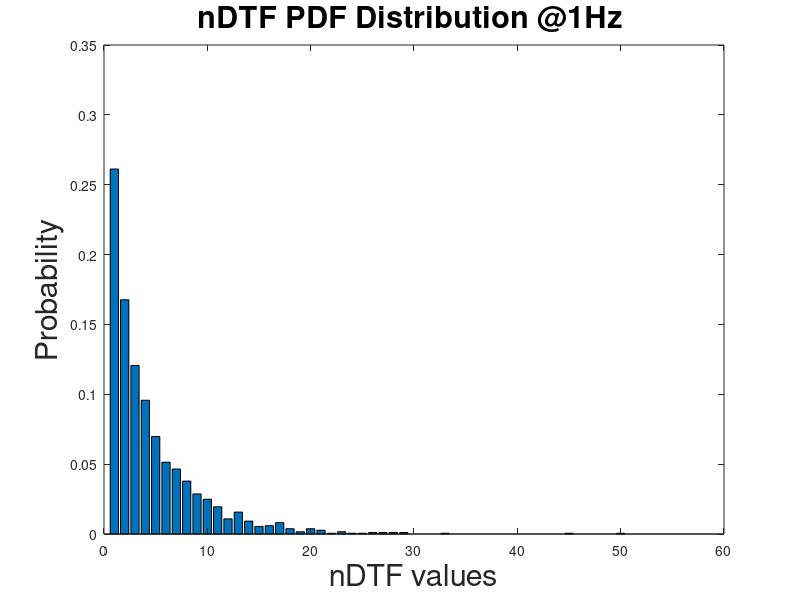

MATLAB code to generate this figure: (Note: this script raises an error after producing the figure.)
%%%%%%%%%%%%%%%%%%%%%%%%%%%%%%%%%%%%%%%%%%%
%Anjali Dhobale afd5230@psu.edu
%Refer Paper: Accesssing the Functional Connectivity of Micro-Tisse
%Engineered Neural Networks using Calcium Fluorescence Signals
%This code displays calculates the PDF distribution of the nDTF matrices
%and the Kolmogorov Smirnoff Tests between the nDTF datasets of four
%micro-tenns
%%%%%%%%%%%%%%%%%%%%%%%%%%%%%%%%%%%%%%%%%%%%%



clear all ; clc; close all

load('nDTF1.mat');n1 = nDTF2;
load('nDTF2.mat');n2 = nDTF2;
load('nDTF3.mat');n3 = nDTF2;
load('nDTF4.mat');n4 = nDTF2;


n1m=n1(:,:,1); n1m = double(n1m(:));
%histfit(n1m)
n2m=n2(:,:,1); n2m = double(n2m(:));
%histfit(n2m)
n3m=n3(:,:,1); n3m = double(n3m(:));
%histfit(n3m)
n4m=n4(:,:,1); n4m = double(n4m(:));
%histfit(n4m)


% histfit
 h = hist(n1m,50,'kernel');
 h = h/sum(h); 
 xlim([0 55]);
 %axis([0,55,0,0.4])
 bar(h);
 title('nDTF PDF Distribution @1Hz ','FontSize',22);
xlabel('nDTF values','FontSize',22);
ylabel('Probability','FontSize',22);
ax = gca;
 ax.FontSize = 16;
 
 
 %Kolmogorov Smirnoff Test
 ktest12 = kstest2(n1m,n2m,'Alpha',0.03);
 ktest13 = kstest2(n1m,n3m,'Alpha',0.55);
 ktest14 = kstest2(n1m,n4m,'Alpha',0.03);
 ktest23 = kstest2(n2m,n3m,'Alpha',0.03);
 ktest24 = kstest2(n2m,n4m,'Alpha',0.03);
 ktest34 = kstest2(n3m,n4m,'Alpha',0.03);
